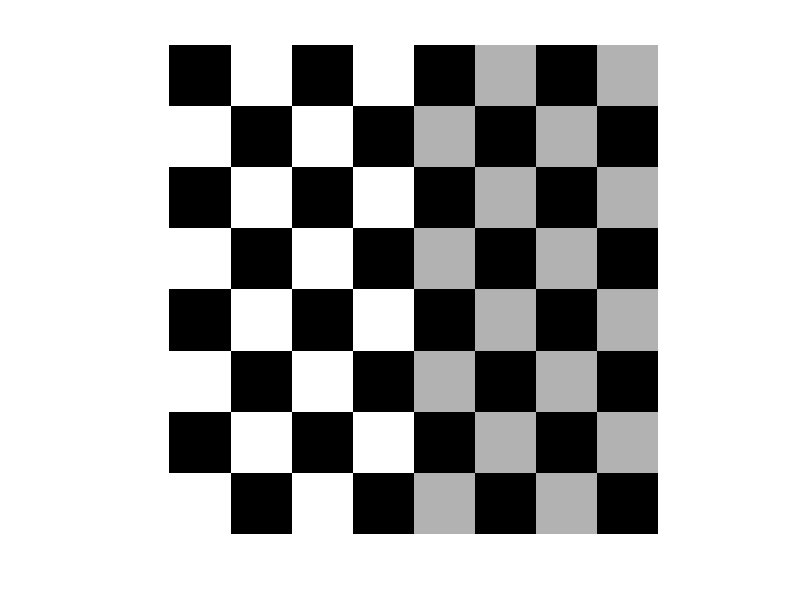

This figure's MATLAB source: (Note: this script raises an error after producing the figure.)
clear
close all
clc
cb = checkerboard;
imshow (cb)

Rcb = imref2d(size(cb))
A = [1 0 0;
    0 1 0;
    20 20 1]
tform = affine2d(A);


[out, rout] = imwarp (cb, tform);
figure;
subplot (1, 2, 1);
imshow (cb, Rcb);
subplot (1, 2, 2);
imshow (out, rout)

rout = Rcb;
rout.XWorldLimits (2) = rout.XWorldLimits (2) +20;
rout.YWorldLimits (2) = rout.YWorldLimits (2) +20;

[out, rout] = imwarp (cb, tform, 'OutputView' , rout);

figure, subplot (1, 2, 1);
imshow (cb, Rcb);
subplot (1, 2, 2);
imshow (out, rout)
